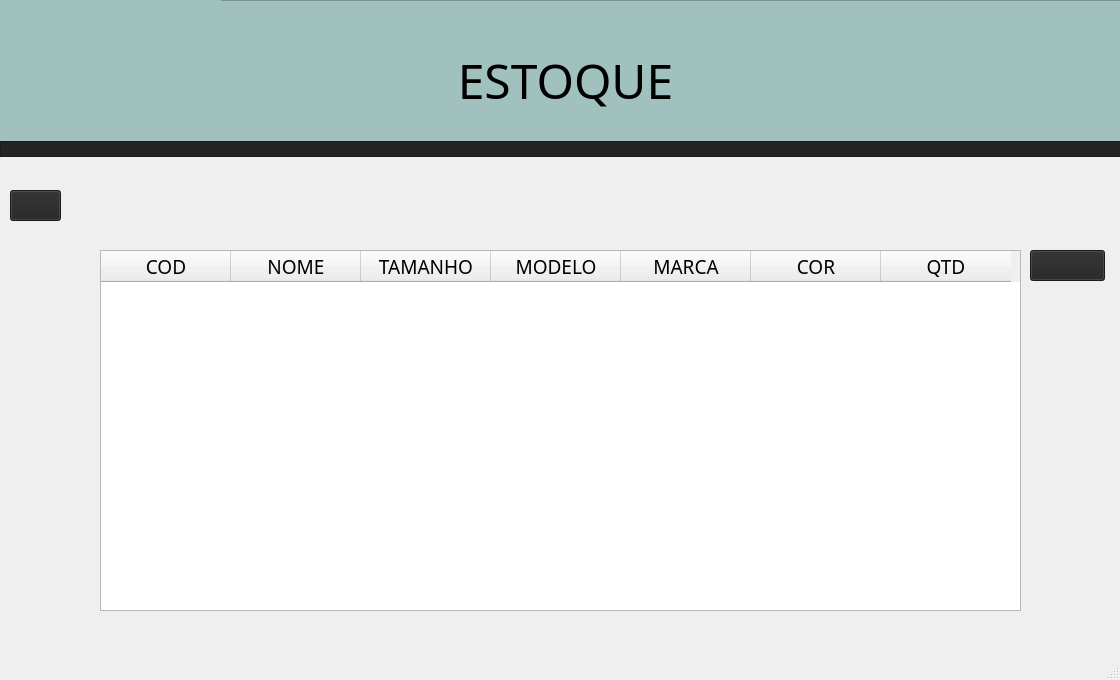
<?xml version="1.0" encoding="UTF-8"?>
<ui version="4.0">
 <class>MainWindow</class>
 <widget class="QMainWindow" name="MainWindow">
  <property name="geometry">
   <rect>
    <x>0</x>
    <y>0</y>
    <width>1120</width>
    <height>680</height>
   </rect>
  </property>
  <property name="windowTitle">
   <string>MainWindow</string>
  </property>
  <widget class="QWidget" name="centralwidget">
   <widget class="QFrame" name="frame">
    <property name="geometry">
     <rect>
      <x>0</x>
      <y>0</y>
      <width>1121</width>
      <height>151</height>
     </rect>
    </property>
    <property name="styleSheet">
     <string notr="true">background-color: rgb(161, 193, 190);</string>
    </property>
    <property name="frameShape">
     <enum>QFrame::StyledPanel</enum>
    </property>
    <property name="frameShadow">
     <enum>QFrame::Raised</enum>
    </property>
    <widget class="QLabel" name="titulo_2">
     <property name="geometry">
      <rect>
       <x>250</x>
       <y>30</y>
       <width>631</width>
       <height>101</height>
      </rect>
     </property>
     <property name="font">
      <font>
       <family>Eras Demi ITC</family>
       <pointsize>36</pointsize>
      </font>
     </property>
     <property name="text">
      <string>ESTOQUE</string>
     </property>
     <property name="alignment">
      <set>Qt::AlignCenter</set>
     </property>
    </widget>
    <widget class="QLabel" name="logo_2">
     <property name="geometry">
      <rect>
       <x>-10</x>
       <y>-50</y>
       <width>231</width>
       <height>251</height>
      </rect>
     </property>
     <property name="text">
      <string/>
     </property>
     <property name="pixmap">
      <pixmap>C:/Users/964742/Downloads/Meteoro_Calçados_Logo-removebg-preview.png</pixmap>
     </property>
     <property name="scaledContents">
      <bool>true</bool>
     </property>
    </widget>
    <widget class="QLabel" name="label">
     <property name="geometry">
      <rect>
       <x>0</x>
       <y>-10</y>
       <width>201</width>
       <height>171</height>
      </rect>
     </property>
     <property name="text">
      <string/>
     </property>
     <property name="pixmap">
      <pixmap>C:/Users/963914/Downloads/Meteoro_Calçados_Logo-removebg-preview.png</pixmap>
     </property>
     <property name="scaledContents">
      <bool>true</bool>
     </property>
    </widget>
   </widget>
   <widget class="QFrame" name="frame_2">
    <property name="geometry">
     <rect>
      <x>0</x>
      <y>141</y>
      <width>1121</width>
      <height>16</height>
     </rect>
    </property>
    <property name="styleSheet">
     <string notr="true">background-color: rgb(36, 36, 36);</string>
    </property>
    <property name="frameShape">
     <enum>QFrame::StyledPanel</enum>
    </property>
    <property name="frameShadow">
     <enum>QFrame::Raised</enum>
    </property>
   </widget>
   <widget class="QPushButton" name="bt_consultar">
    <property name="geometry">
     <rect>
      <x>1030</x>
      <y>250</y>
      <width>75</width>
      <height>31</height>
     </rect>
    </property>
    <property name="styleSheet">
     <string notr="true">background-color: rgb(36, 36, 36);</string>
    </property>
    <property name="text">
     <string/>
    </property>
    <property name="icon">
     <iconset>
      <normaloff>C:/Users/963914/Downloads/image-removebg-preview (1).png</normaloff>C:/Users/963914/Downloads/image-removebg-preview (1).png</iconset>
    </property>
    <property name="iconSize">
     <size>
      <width>50</width>
      <height>50</height>
     </size>
    </property>
   </widget>
   <widget class="QPushButton" name="bt_voltarestoque">
    <property name="geometry">
     <rect>
      <x>10</x>
      <y>190</y>
      <width>51</width>
      <height>31</height>
     </rect>
    </property>
    <property name="styleSheet">
     <string notr="true">color: rgb(255, 255, 255);
background-color: rgb(36, 36, 36);</string>
    </property>
    <property name="text">
     <string/>
    </property>
    <property name="icon">
     <iconset>
      <normaloff>pngtree-arrow-left-flat-white-color-icon-move-back-less-photo-picture-image_7920547-removebg-preview.png</normaloff>pngtree-arrow-left-flat-white-color-icon-move-back-less-photo-picture-image_7920547-removebg-preview.png</iconset>
    </property>
   </widget>
   <widget class="QTableWidget" name="dados_estoque">
    <property name="geometry">
     <rect>
      <x>100</x>
      <y>250</y>
      <width>921</width>
      <height>361</height>
     </rect>
    </property>
    <property name="dragEnabled">
     <bool>true</bool>
    </property>
    <property name="showGrid">
     <bool>true</bool>
    </property>
    <property name="gridStyle">
     <enum>Qt::NoPen</enum>
    </property>
    <attribute name="horizontalHeaderDefaultSectionSize">
     <number>130</number>
    </attribute>
    <column>
     <property name="text">
      <string>COD</string>
     </property>
     <property name="font">
      <font>
       <family>Eras Medium ITC</family>
       <pointsize>14</pointsize>
      </font>
     </property>
     <property name="textAlignment">
      <set>AlignCenter</set>
     </property>
    </column>
    <column>
     <property name="text">
      <string>NOME</string>
     </property>
     <property name="font">
      <font>
       <family>Eras Medium ITC</family>
       <pointsize>14</pointsize>
      </font>
     </property>
     <property name="textAlignment">
      <set>AlignCenter</set>
     </property>
    </column>
    <column>
     <property name="text">
      <string>TAMANHO</string>
     </property>
     <property name="font">
      <font>
       <family>Eras Medium ITC</family>
       <pointsize>14</pointsize>
      </font>
     </property>
     <property name="textAlignment">
      <set>AlignCenter</set>
     </property>
    </column>
    <column>
     <property name="text">
      <string>MODELO</string>
     </property>
     <property name="font">
      <font>
       <family>Eras Medium ITC</family>
       <pointsize>14</pointsize>
      </font>
     </property>
     <property name="textAlignment">
      <set>AlignCenter</set>
     </property>
    </column>
    <column>
     <property name="text">
      <string>MARCA</string>
     </property>
     <property name="font">
      <font>
       <family>Eras Medium ITC</family>
       <pointsize>14</pointsize>
      </font>
     </property>
     <property name="textAlignment">
      <set>AlignCenter</set>
     </property>
    </column>
    <column>
     <property name="text">
      <string>COR</string>
     </property>
     <property name="font">
      <font>
       <family>Eras Medium ITC</family>
       <pointsize>14</pointsize>
      </font>
     </property>
     <property name="textAlignment">
      <set>AlignCenter</set>
     </property>
    </column>
    <column>
     <property name="text">
      <string>QTD</string>
     </property>
     <property name="font">
      <font>
       <family>Eras Medium ITC</family>
       <pointsize>14</pointsize>
      </font>
     </property>
     <property name="textAlignment">
      <set>AlignCenter</set>
     </property>
    </column>
   </widget>
   <zorder>dados_estoque</zorder>
   <zorder>frame</zorder>
   <zorder>frame_2</zorder>
   <zorder>bt_consultar</zorder>
   <zorder>bt_voltarestoque</zorder>
  </widget>
  <widget class="QMenuBar" name="menubar">
   <property name="geometry">
    <rect>
     <x>0</x>
     <y>0</y>
     <width>1120</width>
     <height>21</height>
    </rect>
   </property>
  </widget>
  <widget class="QStatusBar" name="statusbar"/>
 </widget>
 <tabstops>
  <tabstop>bt_consultar</tabstop>
  <tabstop>dados_estoque</tabstop>
  <tabstop>bt_voltarestoque</tabstop>
 </tabstops>
 <resources/>
 <connections/>
</ui>
